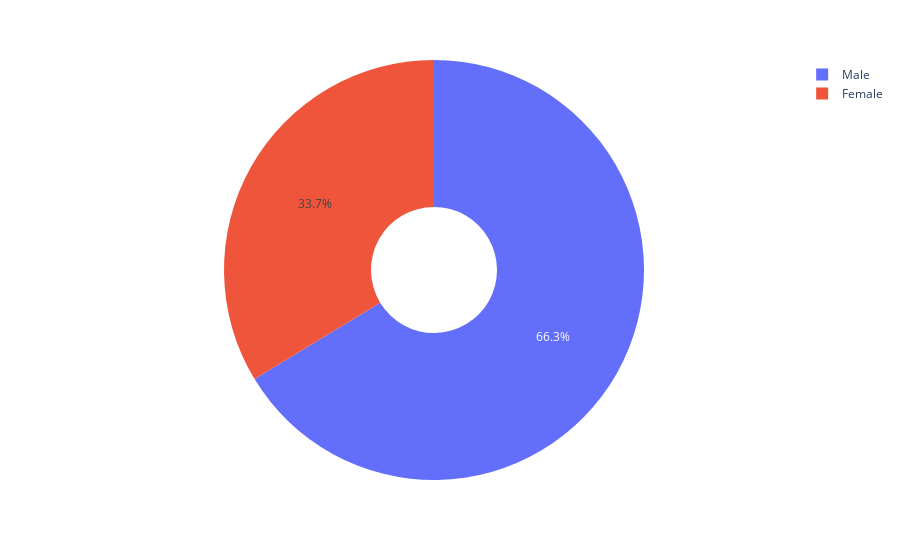

Notebook code for this chart:
### Code cell
figure = px.pie(data, values = "tip", names = "sex", hole = 0.3)
figure.show()

### Figure 1 — Plotly figure (JSON) as saved in the notebook; plotly's stock layout.template omitted (floating-point values rounded to 4 significant figures; data arrays with more than 128 entries replaced by an {"elided": "..."} marker saying what was removed)
{"data": [{"domain": {"x": [0, 1], "y": [0, 1]}, "hole": 0.3, "hovertemplate": "sex=%{label}<br>tip=%{value}<extra></extra>", "labels": {"elided": "244 str values"}, "legendgroup": "", "name": "", "showlegend": true, "type": "pie", "values": {"elided": "244 float values"}}], "layout": {"autosize": true, "legend": {"tracegroupgap": 0}, "margin": {"t": 60}}}
